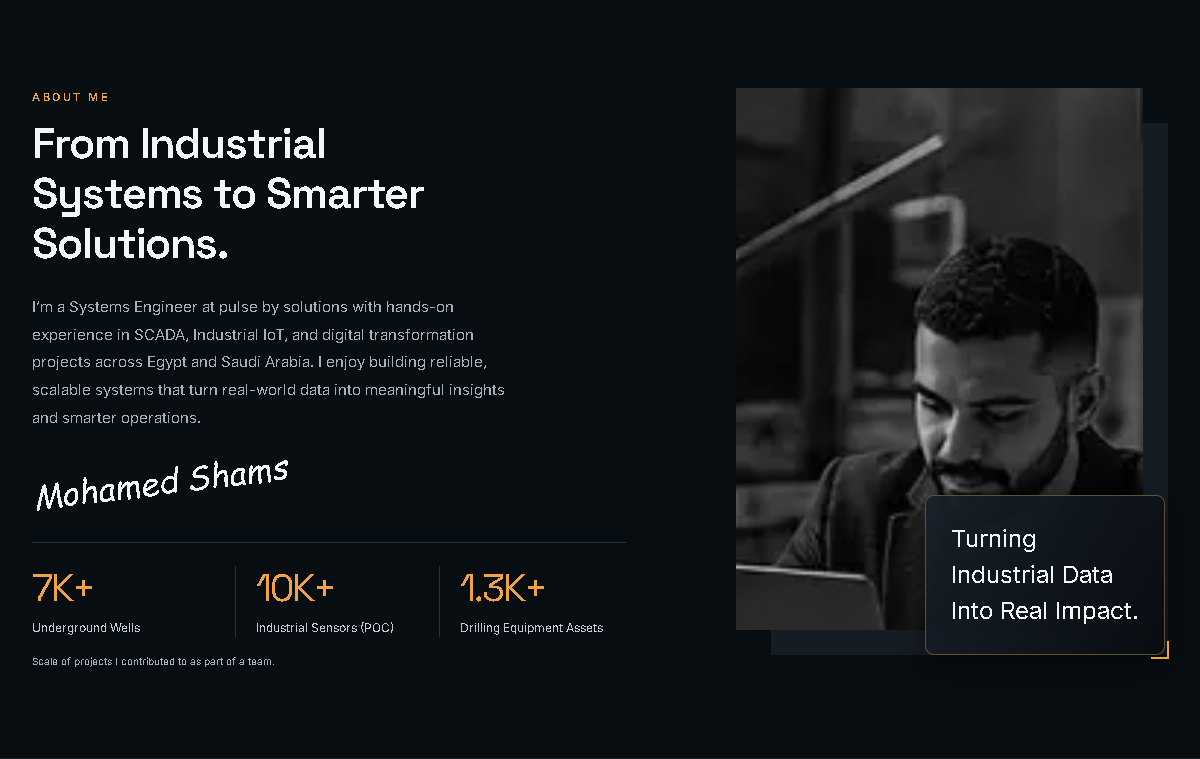
#> input picture screenshots/audit/before/about.png, 1200 x 759 px, given in place of codex-clipboard-afefdfd1-c026-4304-b010-8af6378ab913.png, which was not available
$ python audit-panels.py
#> lines starting #> are read from the running program, lines starting #| are printed output that depends on the picture; pictures that were not available may be replaced by others from this repository, and a replacement may not be noted
from PIL import Image,ImageDraw
r=Image.open(r'C:/Users/MOHAME~1.SHA/AppData/Local/Temp/codex-clipboard-afefdfd1-c026-4304-b010-8af6378ab913.png').convert('RGB')
#> r is the input picture: PIL image 1200x759 RGB; mean R, G, B 20.1, 23.9, 27.7
panels={'about':(1071,12,1520,437),'projects':(16,450,556,821),'skills':(1071,452,1520,800),'experience':(16,830,556,1024),'certifications':(567,821,1061,1024),'contact':(1071,816,1520,1024),'case':(567,450,1061,812)}
canvas=Image.new('RGB',(1500,2400),'#202a34'); d=ImageDraw.Draw(canvas); y=10
#> after `canvas = Image.new('RGB', (1500, 2400), '#202a34')`:
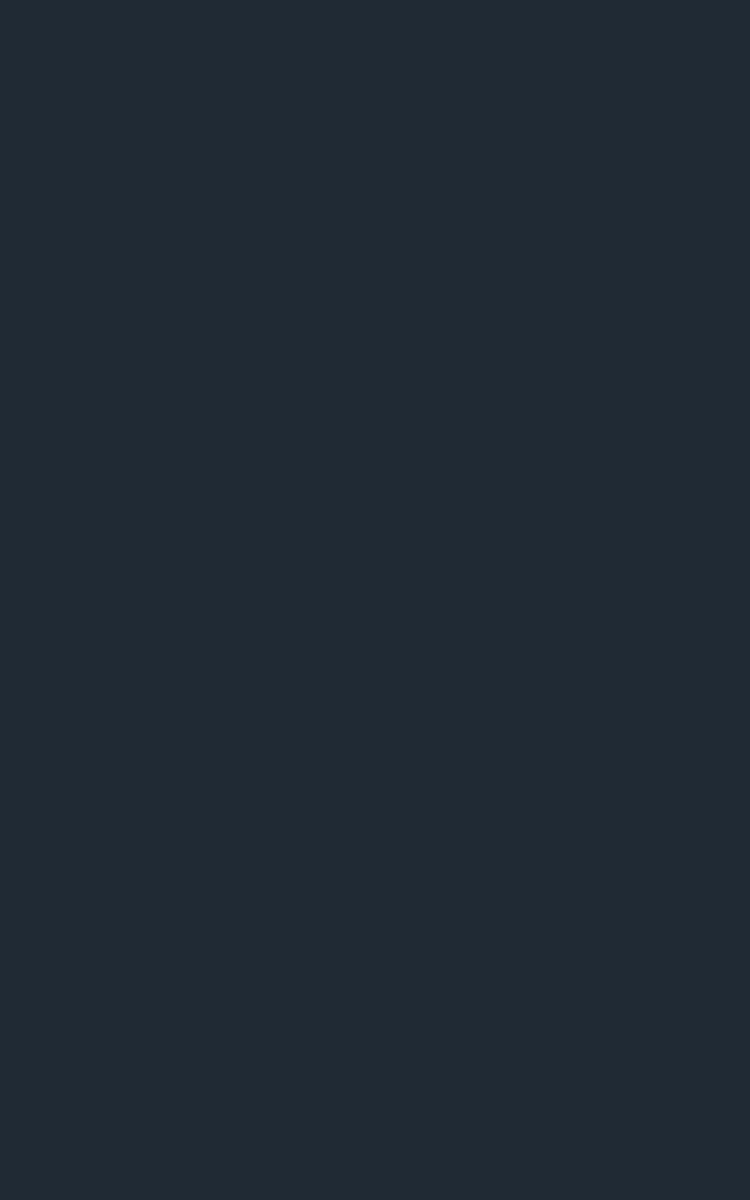
#> canvas: PIL image 1500x2400 RGB (shown at 1/2 size); mean R, G, B 32, 42, 52
for name,box in panels.items():
 src=r.crop(box); cur=Image.open('screenshots/audit/before/'+name+'.png').convert('RGB'); w=600; sh=int(src.height*w/src.width); ch=int(cur.height*w/cur.width)
#> after `src = r.crop(box)`:
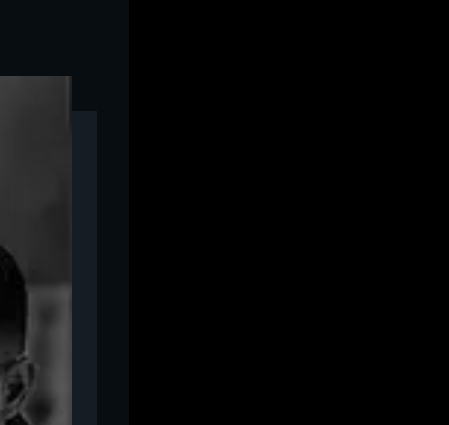
#> src: PIL image 449x425 RGB; mean R, G, B 7.8, 8.7, 9.5
#> after `sh = int(src.height * w / src.width)`: sh = 567
#> after `ch = int(cur.height * w / cur.width)`: ch = 379
 d.text((15,y),name+' REFERENCE',fill='white');d.text((760,y),name+' BEFORE',fill='white');y+=20
 canvas.paste(src.resize((w,sh)),(15,y));canvas.paste(cur.resize((w,ch)),(760,y));y+=max(sh,ch)+25
#> after `canvas.paste(src.resize((w, sh)), (15, y))`:
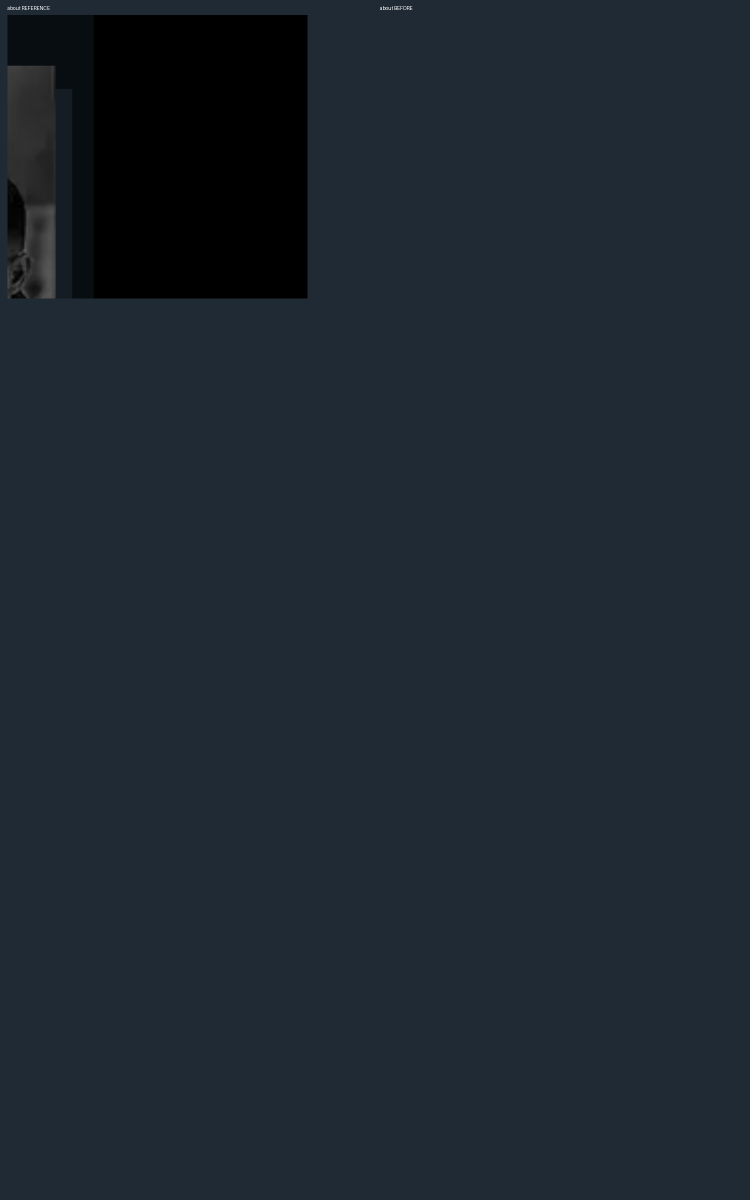
#> canvas: PIL image 1500x2400 RGB (shown at 1/2 size); mean R, G, B 29.7, 38.9, 48
#> after `canvas.paste(cur.resize((w, ch)), (760, y))`:
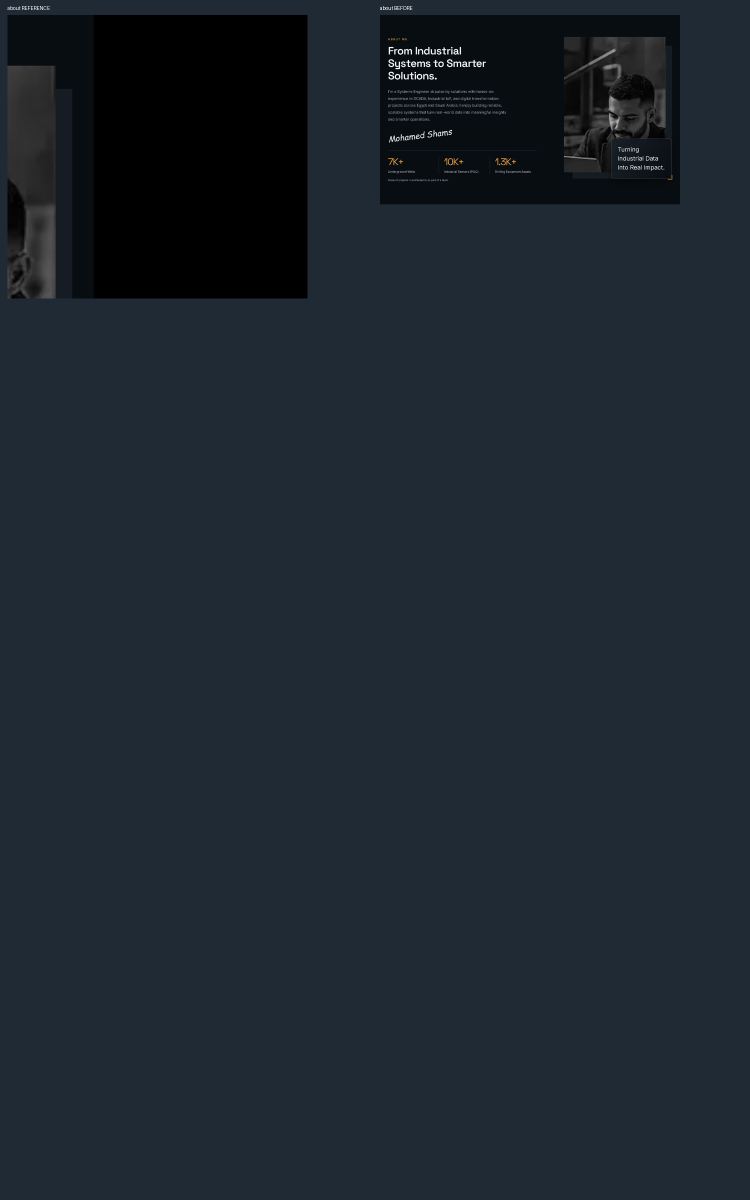
#> canvas: PIL image 1500x2400 RGB (shown at 1/2 size); mean R, G, B 29, 37.7, 46.5
#> after `y += max(sh, ch) + 25`: y = 622
#> pass 2 of the loop `for name,box in panels.items():`:
#> `src = r.crop(box)`:
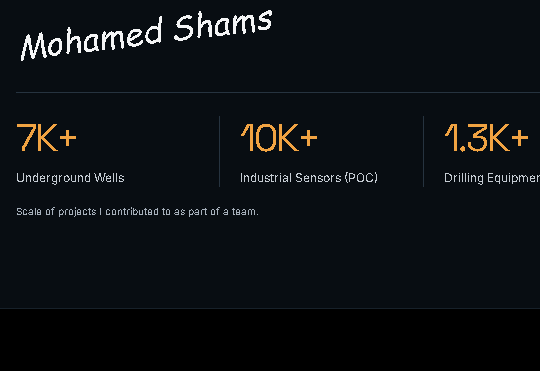
#> src: PIL image 540x371 RGB; mean R, G, B 12.4, 15.9, 19.2
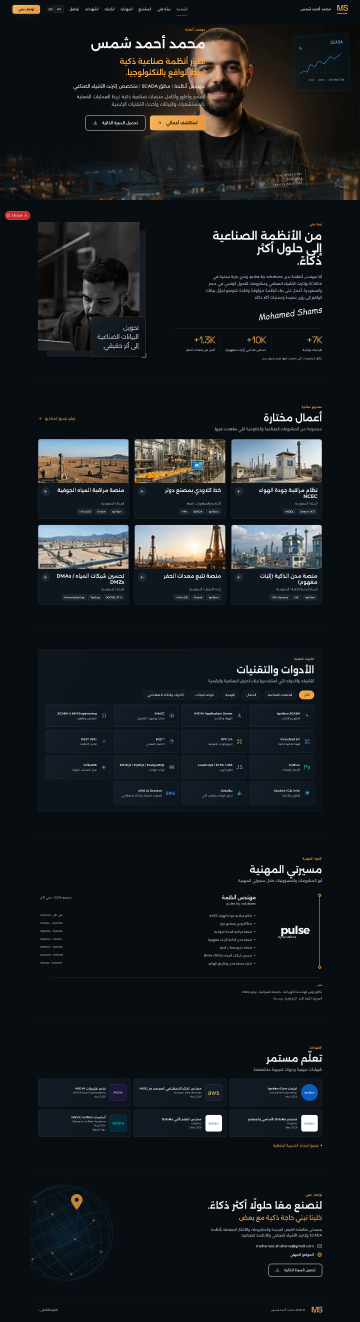
#> input picture screenshots/audit/before/ar-desktop-full.png, 1440 x 5285 px, given in place of projects.png, which was not available (shown at 1/4 size)
#> cur is the input picture: PIL image 1440x5285 RGB; mean R, G, B 24, 27.9, 31.6
#> `canvas.paste(cur.resize((w, ch)), (760, y))`:
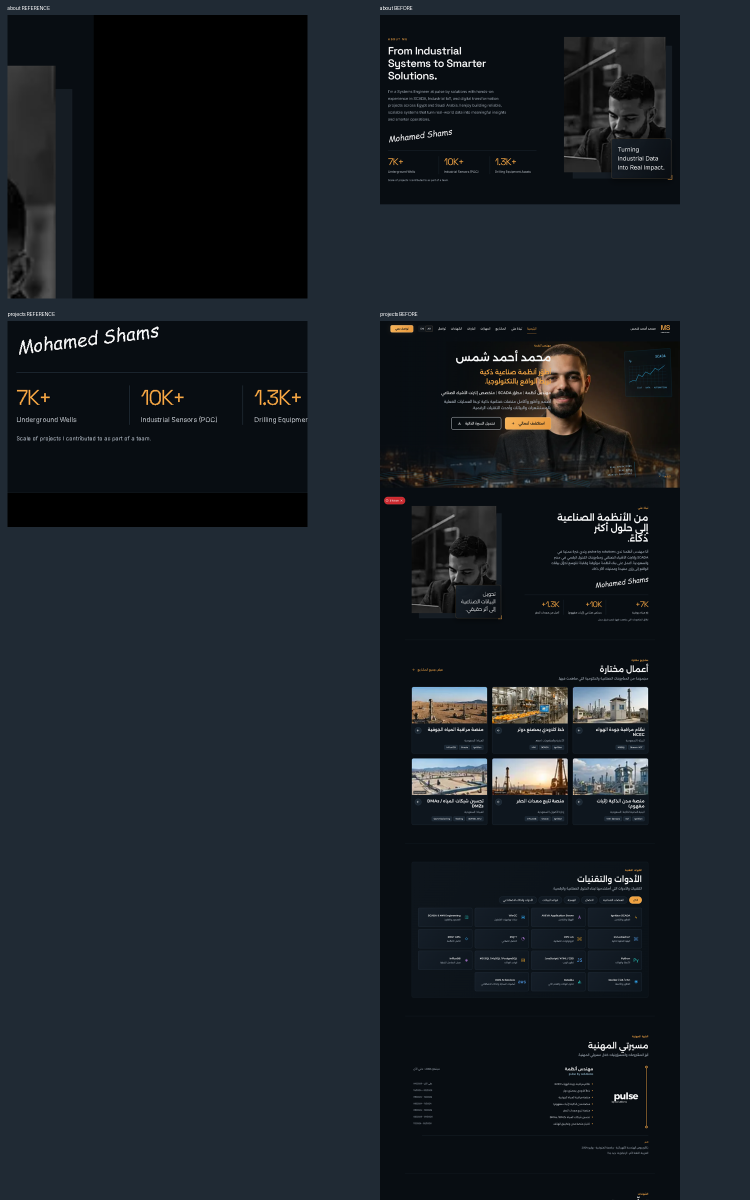
#> canvas: PIL image 1500x2400 RGB (shown at 1/2 size); mean R, G, B 26, 32.4, 38.7
#> (the run stopped early here; a loop or call above may not have finished)
